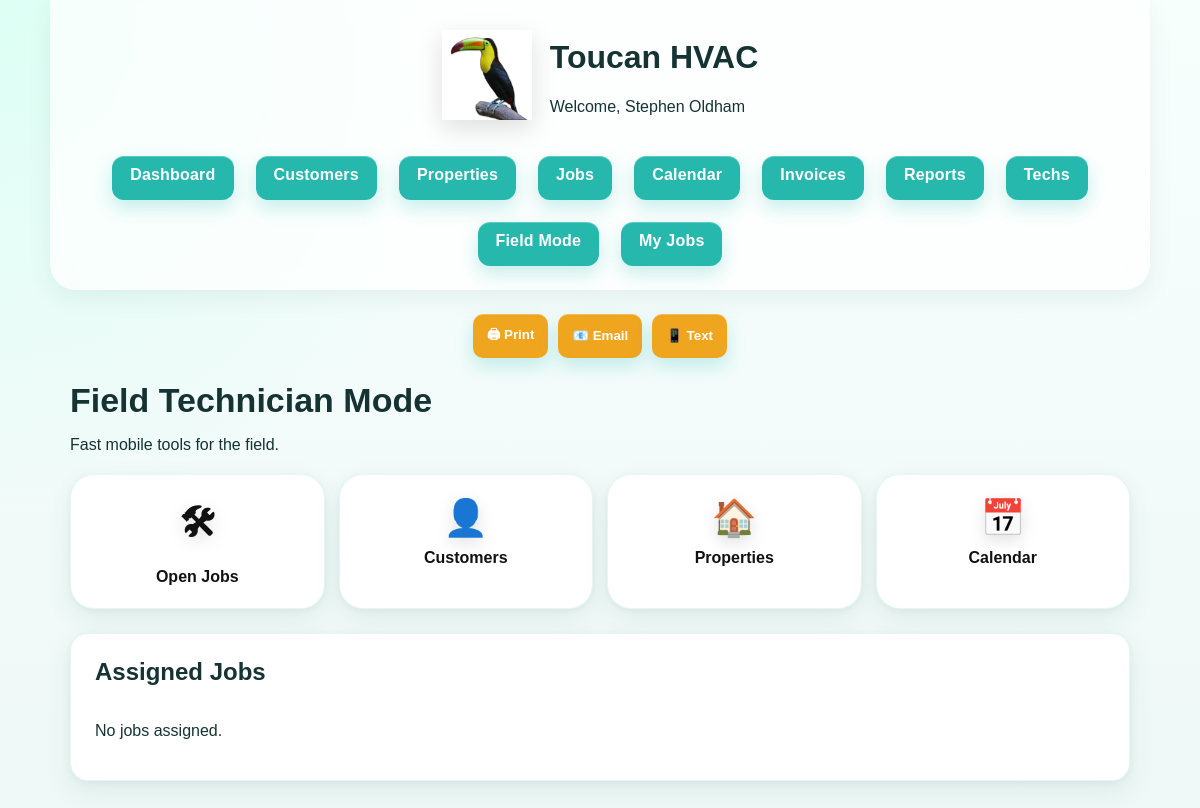
The app's page /tech-mobile (signed in), older data.
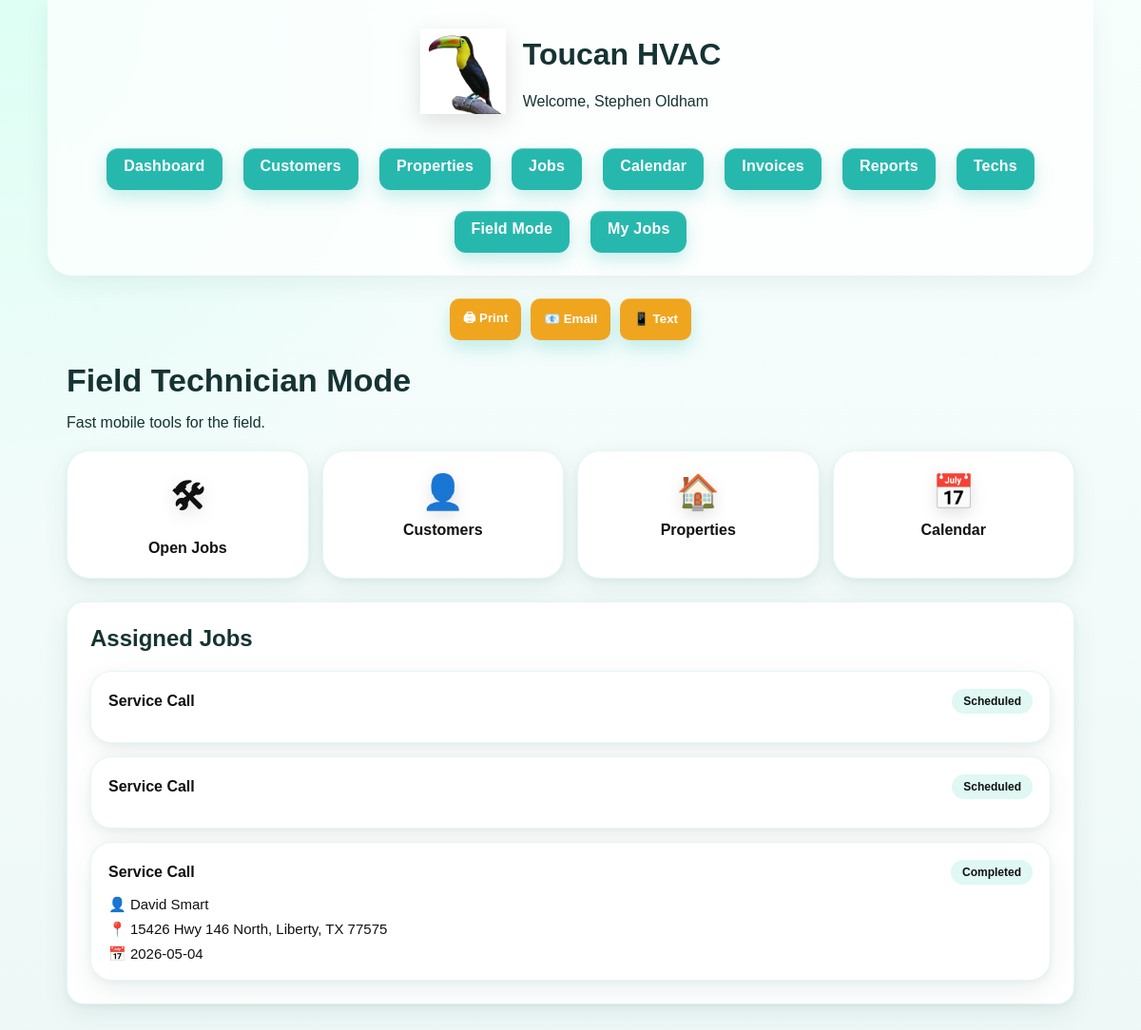
The same page, newer data.
### app.py (models this page shows)
class ServiceJob(db.Model):
    id = db.Column(db.Integer, primary_key=True)
    customer_id = db.Column(db.Integer, db.ForeignKey('customer.id'))
    property_id = db.Column(db.Integer, db.ForeignKey('property.id'))
    description = db.Column(db.Text)
    scheduled_date = db.Column(db.String(50))
    status = db.Column(db.String(50), default="Scheduled")
    technician = db.Column(db.String(100))
    created_at = db.Column(db.DateTime, default=datetime.utcnow)

class Customer(db.Model):
    id = db.Column(db.Integer, primary_key=True)
    first_name = db.Column(db.String(120), nullable=False)
    last_name = db.Column(db.String(120), nullable=False)
    phone = db.Column(db.String(50))
    email = db.Column(db.String(120))

class Property(db.Model):
    id = db.Column(db.Integer, primary_key=True)
    property_name = db.Column(db.String(120), nullable=False)
    address = db.Column(db.String(200), nullable=False)
    customer_id = db.Column(db.Integer, db.ForeignKey("customer.id"), nullable=False)

### app.py (the view)
@app.route("/tech-mobile")
@login_required
def tech_mobile():
    user = current_user()
    if user.role == "admin":
        jobs = ServiceJob.query.order_by(ServiceJob.scheduled_date.asc()).all()
    else:
        jobs = ServiceJob.query.filter_by(
            technician=user.name
        ).order_by(ServiceJob.scheduled_date.asc()).all()
    customers = {c.id: c for c in Customer.query.all()}
    properties = {p.id: p for p in Property.query.all()}
    return render_template(
        "tech_mobile.html",
        jobs=jobs,
        customers=customers,
        properties=properties,
        user=user,
        current_user=current_user
    )

### app.py (called while the page is built)
def current_user():
    user_id = session.get("user_id")
    if not user_id:
        return None
    return db.session.get(User, user_id)

def login_required(f):
    @wraps(f)
    def wrapper(*args, **kwargs):
        if not current_user():
            flash("Please log in.")
            return redirect(url_for("login"))
        return f(*args, **kwargs)
    return wrapper

### templates/tech_mobile.html
{% extends "base.html" %}
{% block content %}
<div class="mobile-tech-header">
  <h1>Field Technician Mode</h1>
  <p>Fast mobile tools for the field.</p>
</div>
<div class="mobile-quick-grid">
  <a class="mobile-action-card" href="/service-jobs">
    <div class="mobile-icon">🛠</div>
    <div>Open Jobs</div>
  </a>
  <a class="mobile-action-card" href="/customers">
    <div class="mobile-icon">👤</div>
    <div>Customers</div>
  </a>
  <a class="mobile-action-card" href="/properties">
    <div class="mobile-icon">🏠</div>
    <div>Properties</div>
  </a>
  <a class="mobile-action-card" href="/calendar">
    <div class="mobile-icon">📅</div>
    <div>Calendar</div>
  </a>
</div>
<div class="card">
  <h2>Assigned Jobs</h2>
  <div class="mobile-job-list">
    {% for job in jobs %}
    <a class="mobile-job-card" href="/service-jobs/{{ job.id }}">
      <div class="mobile-job-top">
        <strong>{{ job.description or 'Service Call' }}</strong>
        <span class="mobile-status">{{ job.status }}</span>
      </div>
      <div class="mobile-job-body">
        {% if customers.get(job.customer_id) %}
          <div>👤 {{ customers[job.customer_id].first_name }} {{ customers[job.customer_id].last_name }}</div>
        {% endif %}
        {% if properties.get(job.property_id) %}
          <div>📍 {{ properties[job.property_id].address }}</div>
        {% endif %}
        {% if job.scheduled_date %}
          <div>📅 {{ job.scheduled_date }}</div>
        {% endif %}
      </div>
    </a>
    {% else %}
      <p>No jobs assigned.</p>
    {% endfor %}
  </div>
</div>
{% endblock %}

Row changes from the older to the newer data that the page shows:
added ServiceJob: description "Service Call", status "Scheduled"
added ServiceJob: description "Service Call", status "Scheduled"
added ServiceJob: description "Service Call", status "Completed", scheduled_date "2026-05-04"
now on this page (row edited): Customer: first_name "David", last_name "Smart"
added Property: address "15426 Hwy 146 North, Liberty, TX 77575"
Text that changed along with them:
text no longer shown: "No jobs assigned."
